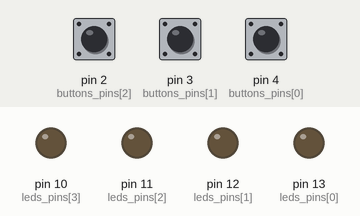
A sketch run on a simulated Arduino Uno, built with avr-gcc and run on an emulated ATmega328P. On the bench: output pins drawn as LEDs (lit = HIGH). Dashed ring = blinking. The inputs (shaded band) are chosen by the test bench; at power-on: pin 4 (buttons_pins[0]) LOW, pin 3 (buttons_pins[1]) LOW, pin 2 (buttons_pins[2]) LOW.

Above: at 1.2 s.
1.3 s: pin 4 (buttons_pins[0]) pulled HIGH for 0.15 s
At 1.77 s:
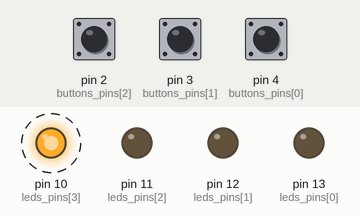
4.4 s: pin 3 (buttons_pins[1]) pulled HIGH for 1 s
At 6.08 s:
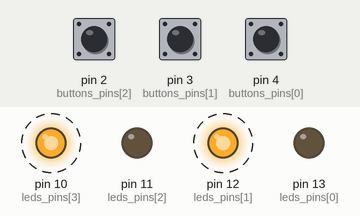
8.4 s: pin 2 (buttons_pins[2]) pulled HIGH for 0.15 s
At 9.3 s:
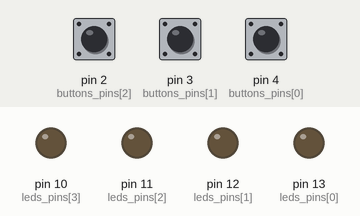
10.0 s: pin 2 (buttons_pins[2]) pulled HIGH for 1 s
At 12.37 s:
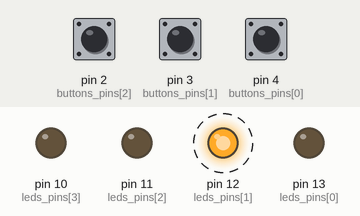
14.0 s: pin 2 (buttons_pins[2]) pulled HIGH for 3.2 s
At 18.1 s:
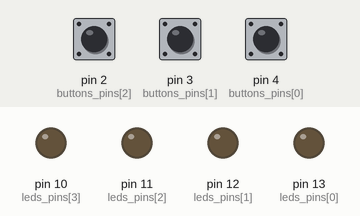
Timing chart, 0 to 19.6 s (numbered marks = the images above; inputs shaded):
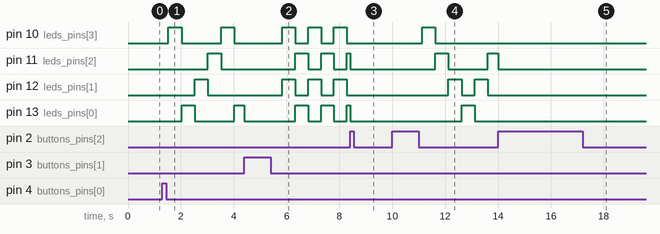

The sketch:

buttons_pattern.ino
```cpp
#include <string.h>

#define FOR_RANGE(start_index, end_index) for (byte index = start_index; index < end_index; ++index)

const byte buttons  = 3;
const byte leds     = 4;
const byte leds_pins[leds] = {13, 12, 11, 10};
const byte buttons_pins[buttons] = {4, 3, 2};

int delta = 0.0;
const int time_switch = 28000;

enum {
  LED_RED,
  LED_GREEN,
  LED_YELLOW,
  LED_WHITE,
};

enum {
  MODE_NONE,
  MODE_LINEAR,
  MODE_BLINK,
  MODE_PINK_PONG,
};

struct State {
  bool    are_leds_on;
  bool    time_switch_pass;
  int     mode;
};

State state;

void setup() {
  Serial.begin(9600);
  FOR_RANGE(0, leds) {
    pinMode(leds_pins[index], OUTPUT);
  }
  FOR_RANGE(0, buttons) {
    pinMode(buttons_pins[index], INPUT);
  }
}

void ChangeState(State *state, int mode) {
  state->are_leds_on = (state->are_leds_on && state->mode == mode) ? false : true;
  if (state->are_leds_on) {
    state->mode = mode;
  } else {
    state->mode = MODE_NONE;
    FOR_RANGE(0, leds) {
      digitalWrite(leds_pins[index], LOW);
    }
  }
}

byte current_led = 0;
byte pink_ponk_ball = 0;
short direction     = 1;

void loop() {
  delta += 1;
  if (delta > time_switch)  {
    delta -= time_switch;
    state.time_switch_pass = true;
    current_led = (current_led >= leds-1) ? 0 : current_led+1;
    pink_ponk_ball += direction;
    if (pink_ponk_ball >= leds-1 || pink_ponk_ball <= 0) {
      direction *= -1;
    }
  } else {
    state.time_switch_pass = false;
  }

  if (digitalRead(buttons_pins[0]) == HIGH) {
      ChangeState(&state, MODE_LINEAR);
  }
  if (digitalRead(buttons_pins[1]) == HIGH) {
    ChangeState(&state, MODE_BLINK);
  }
  if (digitalRead(buttons_pins[2]) == HIGH) {
      ChangeState(&state, MODE_PINK_PONG);
  }

  switch (state.mode) {
  case MODE_LINEAR: {
    if (state.time_switch_pass) {
      FOR_RANGE(0, leds) {
        if (index == current_led) {
          digitalWrite(leds_pins[index], HIGH);
        } else {
          digitalWrite(leds_pins[index], LOW);
        }
      }
    }
  } break;
  case MODE_BLINK: {
    if (state.time_switch_pass) {
      if (current_led % 2 == 0) {
          digitalWrite(leds_pins[0], HIGH);
          digitalWrite(leds_pins[1], LOW);
          digitalWrite(leds_pins[2], HIGH);
          digitalWrite(leds_pins[3], LOW);
      } else {
          digitalWrite(leds_pins[0], LOW);
          digitalWrite(leds_pins[1], HIGH);
          digitalWrite(leds_pins[2], LOW);
          digitalWrite(leds_pins[3], HIGH);
      }
    }
  } break;
  case MODE_PINK_PONG: {
    if (state.time_switch_pass) {
      FOR_RANGE(0, leds) {
        if (index == pink_ponk_ball) {
          digitalWrite(leds_pins[index], HIGH);
        } else {
          digitalWrite(leds_pins[index], LOW);
        }
      }
    }
  } break;
  default: {

  }
  }
}
```

Measured:
- after the input at 1.3 s, pin 10 (leds_pins[3]): alternates HIGH for 0.50 s and LOW for 1.5 s, starting after 0.23 s; pin 11 (leds_pins[2]): LOW → HIGH after 1.7 s, → LOW 0.50 s later; pin 12 (leds_pins[1]): LOW → HIGH after 1.2 s, → LOW 0.50 s later; pin 13 (leds_pins[0]): LOW → HIGH after 0.73 s, → LOW 0.50 s later, → HIGH 1.5 s later
- after the input at 4.4 s, pin 10 (leds_pins[3]), pin 12 (leds_pins[1]): alternates HIGH for 0.49 s and LOW for 0.49 s, starting after 1.4 s; pin 11 (leds_pins[2]): alternates HIGH for 0.49 s and LOW for 0.49 s, starting after 1.9 s
- after the input at 8.4 s, pin 10 (leds_pins[3]), pin 12 (leds_pins[1]): stays LOW (without the input it goes to HIGH after 0.37 s)
- after the input at 10.0 s, pin 10 (leds_pins[3]): LOW → HIGH after 1.1 s, → LOW 0.50 s later; pin 11 (leds_pins[2]): LOW → HIGH after 1.6 s, → LOW 0.50 s later, → HIGH 1.5 s later; pin 12 (leds_pins[1]): alternates HIGH for 0.50 s and LOW for 0.50 s, starting after 2.1 s; pin 13 (leds_pins[0]): LOW → HIGH after 2.6 s, → LOW 0.50 s later
- after the input at 14.0 s, pin 10 (leds_pins[3]), pin 12 (leds_pins[1]), pin 13 (leds_pins[0]): stops changing and stays LOW
